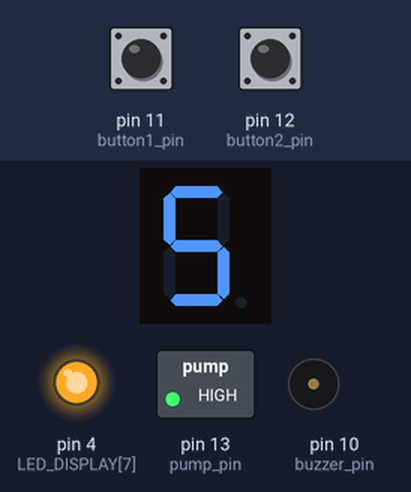
Bench run of a sketch on a simulated Arduino Uno, built with avr-gcc and run on an emulated ATmega328P. Parts: 1-digit seven-segment display, switched loads named in the sketch (green lamp = pin HIGH), output pins drawn as LEDs (lit = HIGH), buzzer (waves = sounding, pin HIGH). Wiring (inferred from the names in the program): 1-digit 7-segment display, segments lit when LOW: segments pin 2, pin 3, pin 5, pin 6, pin 7, pin 8, pin 9. The inputs (shaded band) are chosen by the test bench; at power-on: pin 11 (button1_pin) HIGH, pin 12 (button2_pin) HIGH. The segment pins are drawn as the display they are named for; pins used as bus, display or sensor lines are not drawn.

Above: at 1.2 s.
1.3 s: pin 11 (button1_pin) pulled LOW for 1 s
At 2.5 s:
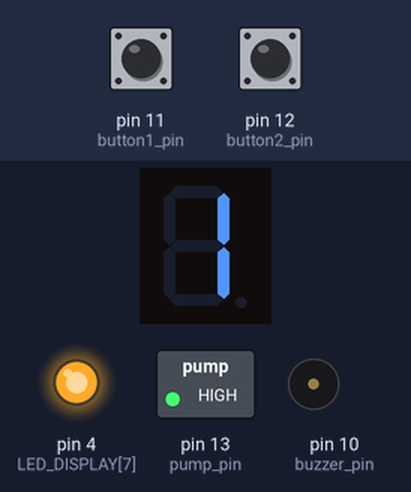
3.8 s: pin 12 (button2_pin) pulled LOW for 1 s
At 5.9 s:
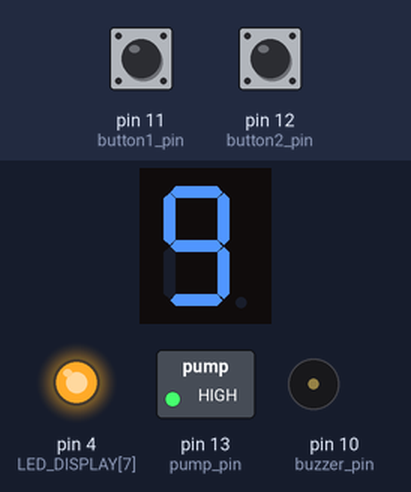
6.3 s: pin 11 (button1_pin) pulled LOW for 0.15 s
At 7.5 s:
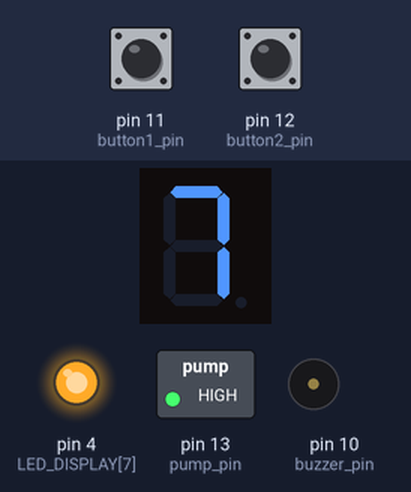
9.4 s: pin 12 (button2_pin) pulled LOW for 0.15 s
At 12.2 s:
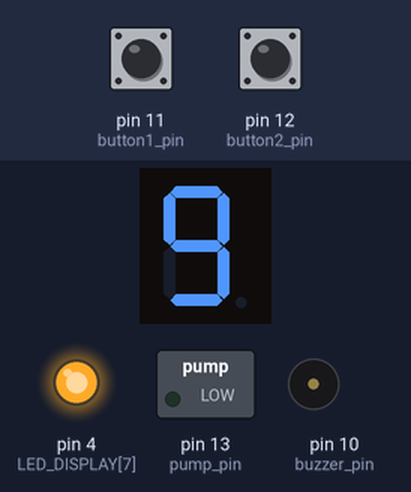
Timing chart, 0 to 13.5 s (numbered marks = the images above; inputs shaded):
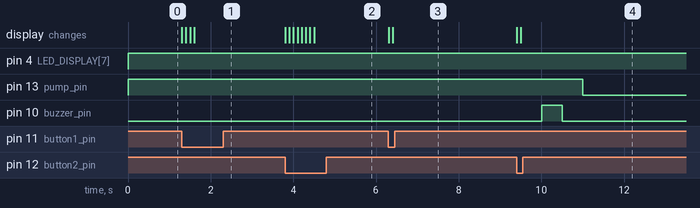

Measured:
- after the input at 1.3 s, the display: first changes at once (image 1 shows a later state)
- after the input at 3.8 s, the display: first changes at once (image 2 shows a later state)
- after the input at 6.3 s, the display: first changes at once (image 3 shows a later state)
- after the input at 9.4 s, the display: first changes at once (image 4 shows a later state)

The sketch:

pump_controller.ino
```cpp
/// If you are using Common Anode Display, set `ON = LOW`.
const bool ON = LOW; // HIGH value as ON state for CC display.
const bool OFF = !ON; // Reflect it, do not use LOW here.

// LED Pin Array:       a,  b, c, d, e,  f,  g, dp
//byte LED_DISPLAY[] = {8, 9, 6, 5, 4, 2, 3, 7};
byte LED_DISPLAY[] = {2, 3, 5,6 ,7 ,8 , 9, 4};

// LED Digit Value Array: 0 to 9 for common cathode display
byte DIGIT_CC[] = { 0xFC, 0x60, 0xDA, 0xF2, 0x66, 0xB6, 0xBE, 0xE0, 0xFE, 0xF6 };

int button1_pin = 11;
int button2_pin = 12;
int pump_pin = 13;
int buzzer_pin = 10;
long irrigation_min = 5;
long a_day = 86400000;
long last_irrigation = - a_day + 10000;
bool pump_on = false;


long min_to_milisec(long minutes){
  return minutes * 60 * 1000;
}

void displayDigit(byte digit) {
  if (digit < 0 || digit > 9) { return; } // skip on invalid
  //byte value = DIGIT_CC[digit];
  byte value = ON ? DIGIT_CC[digit] : ~DIGIT_CC[digit];
  byte i = 0, mask = 0b10000000;
  while (i < 8) {
    digitalWrite(LED_DISPLAY[i++], mask & value);
    mask >>= 1;
  }
}

void setup() {
  // 7 segment setup
  byte i = 0;
  while (i < 8) { pinMode(LED_DISPLAY[i++], OUTPUT); }

  // set min modes
  Serial.begin(9600);
  pinMode(button1_pin, INPUT_PULLUP);
  pinMode(button2_pin, INPUT_PULLUP);
  pinMode(buzzer_pin, OUTPUT);
  // default pump is off
  digitalWrite(pump_pin, HIGH); // Relay module works opposite
  pinMode(pump_pin, OUTPUT);

}

void sound_buzzer(int milli_seconds = 500){
    // turn on buzzer for a second and turn off
    digitalWrite(buzzer_pin, HIGH);
    delay(milli_seconds);
    digitalWrite(buzzer_pin, LOW);
    delay(milli_seconds);
}

void loop() {

  long irrigation_time = min_to_milisec(irrigation_min);

  // check pupm state
  if(!pump_on && (millis() - last_irrigation > a_day)){
    // turn on the pump
  	sound_buzzer();
  	digitalWrite(pump_pin, LOW); // Relay module works opposite
    pump_on = true;
    last_irrigation = millis();
  }

  // chcek for irrigation done
  if(pump_on && millis() - last_irrigation > irrigation_time){
    // turn off the pump
    sound_buzzer();
    sound_buzzer();
  	digitalWrite(pump_pin, HIGH); // Relay module works opposite
    pump_on = false;
  }


  // read button states
  int button1_state = digitalRead(button1_pin);
  int button2_state = digitalRead(button2_pin);


  // irrigration_min is in range 1,9
  // decrease the time
  if(!pump_on){
    if(button1_state == 0 && irrigation_min >= 2){
      irrigation_min--;
    }
    // increase the time
    else if(button2_state == 0 && irrigation_min <= 8){
      irrigation_min++;
    }
  }

  // sevseg display
  displayDigit(irrigation_min);
  delay(100);

}
```
